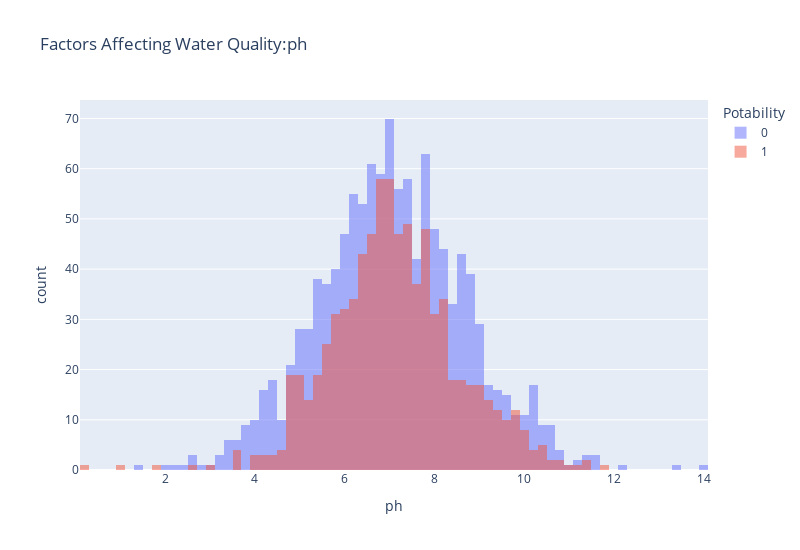
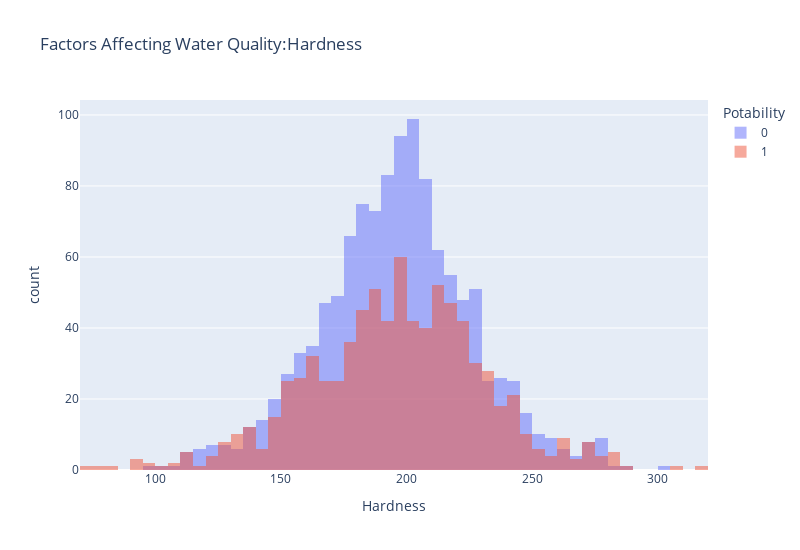
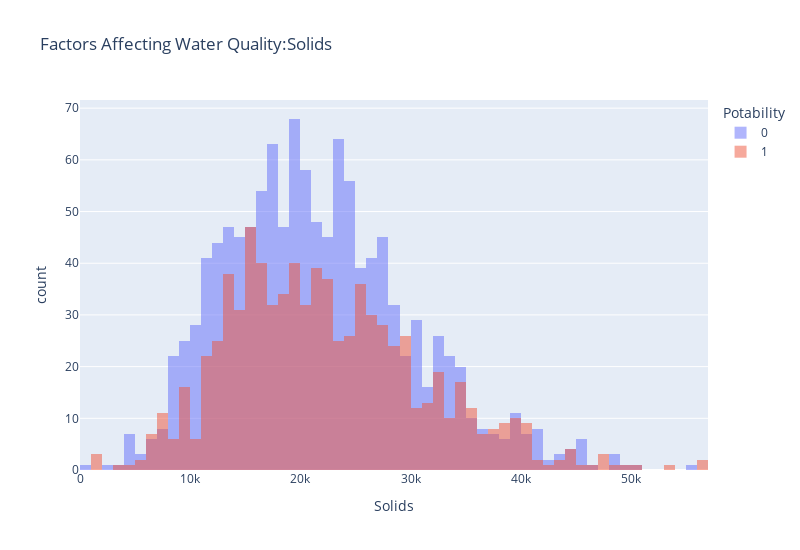
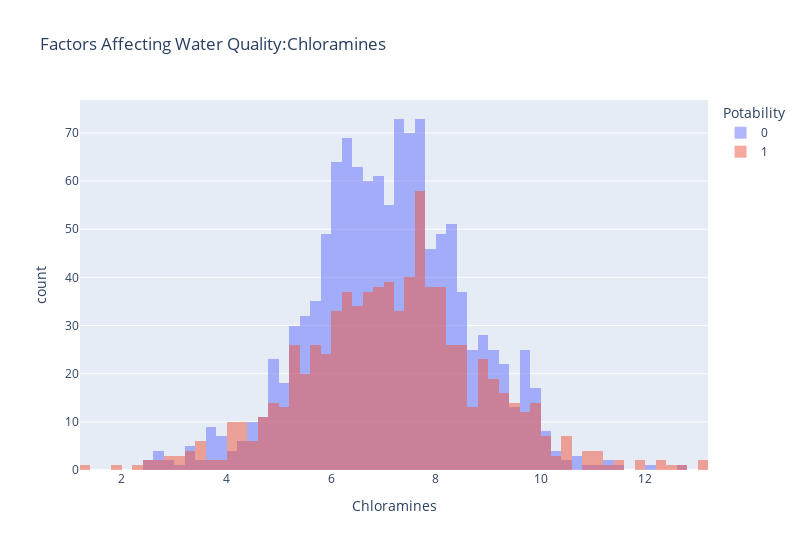

Source (notebook cell) for these figures, in order:
### Code cell
for i in data.columns[:-1]:
    figure = px.histogram(data, x = i, color = "Potability", title ="Factors Affecting Water Quality:" + i, 
                      width = 800,
                      height = 550)
    figure.update_layout(barmode = 'overlay')
    figure.update_traces(opacity=0.50)
    figure.show()

### Figure 1 — Plotly figure (JSON) as saved in the notebook; plotly's stock layout.template omitted (floating-point values rounded to 4 significant figures; data arrays with more than 128 entries replaced by an {"elided": "..."} marker saying what was removed)
{"data": [{"alignmentgroup": "True", "bingroup": "x", "hovertemplate": "Potability=0<br>ph=%{x}<br>count=%{y}<extra></extra>", "legendgroup": "0", "marker": {"color": "#636efa", "pattern": {"shape": ""}}, "name": "0", "offsetgroup": "0", "opacity": 0.5, "orientation": "v", "showlegend": true, "type": "histogram", "x": {"elided": "1200 float values"}, "xaxis": "x", "yaxis": "y"}, {"alignmentgroup": "True", "bingroup": "x", "hovertemplate": "Potability=1<br>ph=%{x}<br>count=%{y}<extra></extra>", "legendgroup": "1", "marker": {"color": "#EF553B", "pattern": {"shape": ""}}, "name": "1", "offsetgroup": "1", "opacity": 0.5, "orientation": "v", "showlegend": true, "type": "histogram", "x": {"elided": "811 float values"}, "xaxis": "x", "yaxis": "y"}], "layout": {"barmode": "overlay", "height": 550, "legend": {"title": {"text": "Potability"}, "tracegroupgap": 0}, "title": {"text": "Factors Affecting Water Quality:ph"}, "width": 800, "xaxis": {"anchor": "y", "autorange": true, "domain": [0, 1], "range": [0.1, 14.1], "title": {"text": "ph"}, "type": "linear"}, "yaxis": {"anchor": "x", "autorange": true, "domain": [0, 1], "range": [0, 73.68], "title": {"text": "count"}}}}

### Figure 2 — Plotly figure (JSON) as saved in the notebook; plotly's stock layout.template omitted (floating-point values rounded to 4 significant figures; data arrays with more than 128 entries replaced by an {"elided": "..."} marker saying what was removed)
{"data": [{"alignmentgroup": "True", "bingroup": "x", "hovertemplate": "Potability=0<br>Hardness=%{x}<br>count=%{y}<extra></extra>", "legendgroup": "0", "marker": {"color": "#636efa", "pattern": {"shape": ""}}, "name": "0", "offsetgroup": "0", "opacity": 0.5, "orientation": "v", "showlegend": true, "type": "histogram", "x": {"elided": "1200 float values"}, "xaxis": "x", "yaxis": "y"}, {"alignmentgroup": "True", "bingroup": "x", "hovertemplate": "Potability=1<br>Hardness=%{x}<br>count=%{y}<extra></extra>", "legendgroup": "1", "marker": {"color": "#EF553B", "pattern": {"shape": ""}}, "name": "1", "offsetgroup": "1", "opacity": 0.5, "orientation": "v", "showlegend": true, "type": "histogram", "x": {"elided": "811 float values"}, "xaxis": "x", "yaxis": "y"}], "layout": {"barmode": "overlay", "height": 550, "legend": {"title": {"text": "Potability"}, "tracegroupgap": 0}, "title": {"text": "Factors Affecting Water Quality:Hardness"}, "width": 800, "xaxis": {"anchor": "y", "autorange": true, "domain": [0, 1], "range": [70, 320], "title": {"text": "Hardness"}, "type": "linear"}, "yaxis": {"anchor": "x", "autorange": true, "domain": [0, 1], "range": [0, 104.2], "title": {"text": "count"}}}}

### Figure 3 — Plotly figure (JSON) as saved in the notebook; plotly's stock layout.template omitted (floating-point values rounded to 4 significant figures; data arrays with more than 128 entries replaced by an {"elided": "..."} marker saying what was removed)
{"data": [{"alignmentgroup": "True", "bingroup": "x", "hovertemplate": "Potability=0<br>Solids=%{x}<br>count=%{y}<extra></extra>", "legendgroup": "0", "marker": {"color": "#636efa", "pattern": {"shape": ""}}, "name": "0", "offsetgroup": "0", "opacity": 0.5, "orientation": "v", "showlegend": true, "type": "histogram", "x": {"elided": "1200 float values"}, "xaxis": "x", "yaxis": "y"}, {"alignmentgroup": "True", "bingroup": "x", "hovertemplate": "Potability=1<br>Solids=%{x}<br>count=%{y}<extra></extra>", "legendgroup": "1", "marker": {"color": "#EF553B", "pattern": {"shape": ""}}, "name": "1", "offsetgroup": "1", "opacity": 0.5, "orientation": "v", "showlegend": true, "type": "histogram", "x": {"elided": "811 float values"}, "xaxis": "x", "yaxis": "y"}], "layout": {"barmode": "overlay", "height": 550, "legend": {"title": {"text": "Potability"}, "tracegroupgap": 0}, "title": {"text": "Factors Affecting Water Quality:Solids"}, "width": 800, "xaxis": {"anchor": "y", "autorange": true, "domain": [0, 1], "range": [0, 57000], "title": {"text": "Solids"}, "type": "linear"}, "yaxis": {"anchor": "x", "autorange": true, "domain": [0, 1], "range": [0, 71.58], "title": {"text": "count"}}}}

### Figure 4 — Plotly figure (JSON) as saved in the notebook; plotly's stock layout.template omitted (floating-point values rounded to 4 significant figures; data arrays with more than 128 entries replaced by an {"elided": "..."} marker saying what was removed)
{"data": [{"alignmentgroup": "True", "bingroup": "x", "hovertemplate": "Potability=0<br>Chloramines=%{x}<br>count=%{y}<extra></extra>", "legendgroup": "0", "marker": {"color": "#636efa", "pattern": {"shape": ""}}, "name": "0", "offsetgroup": "0", "opacity": 0.5, "orientation": "v", "showlegend": true, "type": "histogram", "x": {"elided": "1200 float values"}, "xaxis": "x", "yaxis": "y"}, {"alignmentgroup": "True", "bingroup": "x", "hovertemplate": "Potability=1<br>Chloramines=%{x}<br>count=%{y}<extra></extra>", "legendgroup": "1", "marker": {"color": "#EF553B", "pattern": {"shape": ""}}, "name": "1", "offsetgroup": "1", "opacity": 0.5, "orientation": "v", "showlegend": true, "type": "histogram", "x": {"elided": "811 float values"}, "xaxis": "x", "yaxis": "y"}], "layout": {"barmode": "overlay", "height": 550, "legend": {"title": {"text": "Potability"}, "tracegroupgap": 0}, "title": {"text": "Factors Affecting Water Quality:Chloramines"}, "width": 800, "xaxis": {"anchor": "y", "autorange": true, "domain": [0, 1], "range": [1.2, 13.2], "title": {"text": "Chloramines"}, "type": "linear"}, "yaxis": {"anchor": "x", "autorange": true, "domain": [0, 1], "range": [0, 76.84], "title": {"text": "count"}}}}
